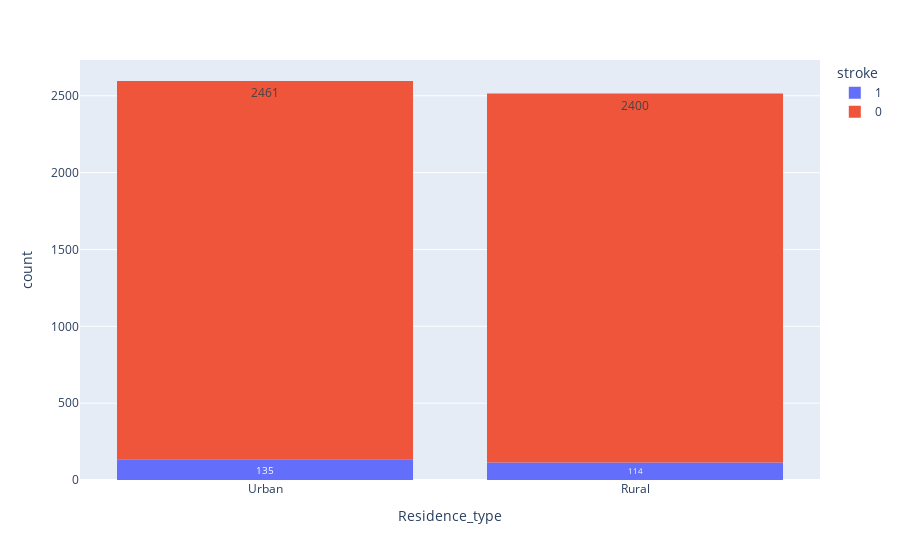

The code cell stored with this chart in its notebook:
### Code cell
fig = px.histogram(df,x=df['Residence_type'],color='stroke',text_auto=True)
fig.show()

### Figure 1 — Plotly figure (JSON) as saved in the notebook; plotly's stock layout.template omitted (floating-point values rounded to 4 significant figures; data arrays with more than 128 entries replaced by an {"elided": "..."} marker saying what was removed)
{"data": [{"alignmentgroup": "True", "bingroup": "x", "hovertemplate": "stroke=1<br>Residence_type=%{x}<br>count=%{y}<extra></extra>", "legendgroup": "1", "marker": {"color": "#636efa", "pattern": {"shape": ""}}, "name": "1", "offsetgroup": "1", "orientation": "v", "showlegend": true, "texttemplate": "%{value}", "type": "histogram", "x": {"elided": "249 str values"}, "xaxis": "x", "yaxis": "y"}, {"alignmentgroup": "True", "bingroup": "x", "hovertemplate": "stroke=0<br>Residence_type=%{x}<br>count=%{y}<extra></extra>", "legendgroup": "0", "marker": {"color": "#EF553B", "pattern": {"shape": ""}}, "name": "0", "offsetgroup": "0", "orientation": "v", "showlegend": true, "texttemplate": "%{value}", "type": "histogram", "x": {"elided": "4861 str values"}, "xaxis": "x", "yaxis": "y"}], "layout": {"barmode": "relative", "legend": {"title": {"text": "stroke"}, "tracegroupgap": 0}, "margin": {"t": 60}, "xaxis": {"anchor": "y", "domain": [0, 1], "title": {"text": "Residence_type"}}, "yaxis": {"anchor": "x", "domain": [0, 1], "title": {"text": "count"}}}}
